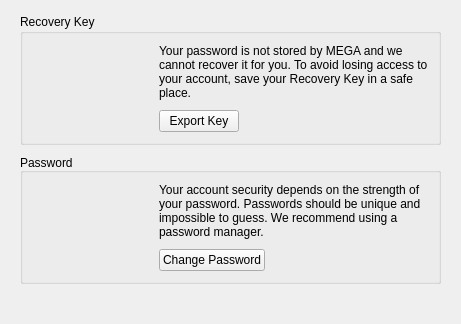
     <widget class="QWidget" name="pSecurity">
      <layout class="QVBoxLayout" name="verticalLayout_20">
       <property name="spacing">
        <number>8</number>
       </property>
       <property name="leftMargin">
        <number>20</number>
       </property>
       <property name="topMargin">
        <number>14</number>
       </property>
       <property name="rightMargin">
        <number>20</number>
       </property>
       <property name="bottomMargin">
        <number>0</number>
       </property>
       <item>
        <widget class="QGroupBox" name="gRecoveryKey">
         <property name="title">
          <string>Recovery Key</string>
         </property>
         <layout class="QHBoxLayout" name="gRecoveryKeyLayout">
          <property name="spacing">
           <number>32</number>
          </property>
          <property name="leftMargin">
           <number>32</number>
          </property>
          <property name="topMargin">
           <number>10</number>
          </property>
          <property name="rightMargin">
           <number>10</number>
          </property>
          <property name="bottomMargin">
           <number>10</number>
          </property>
          <item>
           <widget class="QLabel" name="lRecoveryKeyPic">
            <property name="sizePolicy">
             <sizepolicy hsizetype="Fixed" vsizetype="Fixed">
              <horstretch>0</horstretch>
              <verstretch>0</verstretch>
             </sizepolicy>
            </property>
            <property name="minimumSize">
             <size>
              <width>72</width>
              <height>72</height>
             </size>
            </property>
            <property name="styleSheet">
             <string notr="true">QLabel
{
border-image: url(&quot;:/images/key_big.png&quot;);
min-width: 72px;
min-height: 72px;
}</string>
            </property>
           </widget>
          </item>
          <item>
           <layout class="QVBoxLayout" name="gRecoveryKeyRightLayout">
            <property name="spacing">
             <number>10</number>
            </property>
            <item>
             <widget class="QLabel" name="lRecoveryKey">
              <property name="sizePolicy">
               <sizepolicy hsizetype="MinimumExpanding" vsizetype="Preferred">
                <horstretch>0</horstretch>
                <verstretch>0</verstretch>
               </sizepolicy>
              </property>
              <property name="text">
               <string>Your password is not stored by MEGA and we cannot recover it for you. To avoid losing access to your account, save your Recovery Key in a safe place.</string>
              </property>
              <property name="wordWrap">
               <bool>true</bool>
              </property>
             </widget>
            </item>
            <item alignment="Qt::AlignLeft">
             <widget class="QPushButton" name="bExportMasterKey">
              <property name="text">
               <string>Export Key</string>
              </property>
              <property name="autoDefault">
               <bool>false</bool>
              </property>
              <property name="flat">
               <bool>false</bool>
              </property>
             </widget>
            </item>
           </layout>
          </item>
         </layout>
        </widget>
       </item>
       <item>
        <widget class="QGroupBox" name="gChangePassword">
         <property name="title">
          <string>Password</string>
         </property>
         <property name="alignment">
          <set>Qt::AlignBottom|Qt::AlignLeading|Qt::AlignLeft</set>
         </property>
         <property name="flat">
          <bool>false</bool>
         </property>
         <layout class="QHBoxLayout" name="horizontalLayout_5">
          <property name="spacing">
           <number>32</number>
          </property>
          <property name="leftMargin">
           <number>32</number>
          </property>
          <property name="topMargin">
           <number>10</number>
          </property>
          <property name="rightMargin">
           <number>10</number>
          </property>
          <property name="bottomMargin">
           <number>10</number>
          </property>
          <item>
           <widget class="QLabel" name="lChangePasswordPic">
            <property name="sizePolicy">
             <sizepolicy hsizetype="Fixed" vsizetype="Fixed">
              <horstretch>0</horstretch>
              <verstretch>0</verstretch>
             </sizepolicy>
            </property>
            <property name="minimumSize">
             <size>
              <width>72</width>
              <height>72</height>
             </size>
            </property>
            <property name="styleSheet">
             <string notr="true">QLabel
{
border-image: url(&quot;:/images/lock_big.png&quot;);
min-width: 72px;
min-height: 72px;
}</string>
            </property>
           </widget>
          </item>
          <item>
           <layout class="QVBoxLayout" name="gChangePasswordRightLayout">
            <property name="spacing">
             <number>10</number>
            </property>
            <item>
             <widget class="QLabel" name="lChangePassword">
              <property name="sizePolicy">
               <sizepolicy hsizetype="MinimumExpanding" vsizetype="Preferred">
                <horstretch>0</horstretch>
                <verstretch>0</verstretch>
               </sizepolicy>
              </property>
              <property name="text">
               <string>Your account security depends on the strength of your password. Passwords should be unique and impossible to guess. We recommend using a password manager.</string>
              </property>
              <property name="wordWrap">
               <bool>true</bool>
              </property>
             </widget>
            </item>
            <item alignment="Qt::AlignLeft">
             <widget class="QPushButton" name="bChangePassword">
              <property name="text">
               <string>Change Password</string>
              </property>
              <property name="autoDefault">
               <bool>false</bool>
              </property>
             </widget>
            </item>
           </layout>
          </item>
         </layout>
        </widget>
       </item>
       <item>
        <spacer name="verticalSpacer_7">
         <property name="orientation">
          <enum>Qt::Vertical</enum>
         </property>
         <property name="sizeHint" stdset="0">
          <size>
           <width>20</width>
           <height>40</height>
          </size>
         </property>
        </spacer>
       </item>
      </layout>
     </widget>
